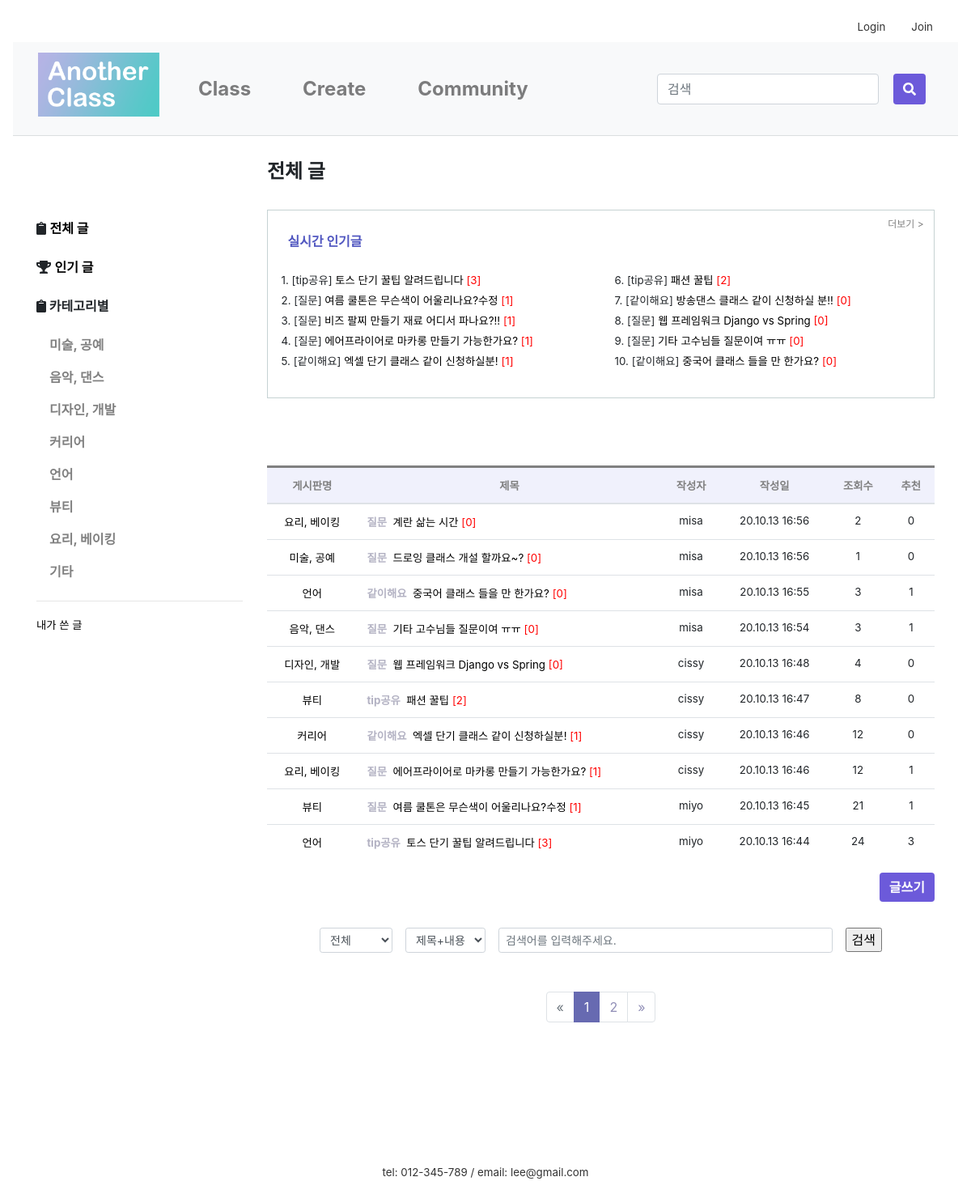
/community/, run on the app's committed database.
### firstApp/models.py (models this page shows, shortened)
class Category(models.Model):
    name = models.CharField(max_length=20)
    def __str__(self):
        return self.name

class Post(models.Model):
    author = models.ForeignKey(settings.AUTH_USER_MODEL, on_delete=models.CASCADE, default=1)
    category = models.ForeignKey('firstApp.Category', on_delete=models.CASCADE, default=2)
    bullet = models.ForeignKey('firstApp.Bullet', on_delete=models.CASCADE, default=1)
    title = models.CharField(max_length=60)
    text = RichTextUploadingField()
    created_date = models.DateTimeField(default=timezone.now)
    published_date = models.DateTimeField(
            blank=True, null=True)
    views = models.PositiveIntegerField(default=0)
    recommendations = models.PositiveIntegerField(default=0)
    recommend_user = models.ManyToManyField(settings.AUTH_USER_MODEL, related_name='recommend_post')
    no_recommendations = models.PositiveIntegerField(default=0)
    no_recommend_user = models.ManyToManyField(settings.AUTH_USER_MODEL, related_name='no_recommend_post')
    class Meta:
        ordering = ['-id']

class Bullet(models.Model):
    name = models.CharField(max_length=20)
    def __str__(self):
        return self.name

### firstApp/views.py (the view, shortened to what this page needs)
# urls.py: path('community/', views.community, name='community'),
def community(request):
    if request.user is None:
        redirect('login')
    else:
        b = request.GET.get('b', '')
        c = request.GET.get('c', '')
        k = request.GET.get('k', '')
        cateId = request.GET.get('cateId', '')  # url의 쿼리스트링을 가져온다. 없는 경우 공백을 리턴한다
        cate_list = Category.objects.all()
        bullet_list = Bullet.objects.all()
        best = ''
        if cateId == '':
            post_list = Post.objects.all()
            cateName = '전체 글'
            best = Post.objects.order_by('-views', '-recommendations')
        else:
            post_list = Post.objects.filter(category=cateId)
            cateName = get_object_or_404(Category, pk=cateId).name
        page = request.GET.get('page', 1)
        paginator = Paginator(post_list, 10)
        try:
            posts = paginator.page(page)
        except PageNotAnInteger:
            posts = paginator.page(1)
        except EmptyPage:
            posts = paginator.page(paginator.num_pages)
        return render(request, 'firstApp/community.html', {
            'posts': posts, 'cate_list': cate_list, 'cateName': cateName,
            'cateId': cateId, 'bullets': bullet_list, 'b': b, 'c': c, 'k': k, 'page': page, 'best': best})

### firstApp/templates/firstApp/community.html (shortened to what this page needs)
{% extends 'firstApp/base.html'%}
{% load static %}
{% block content %}
<link rel="stylesheet" href="{% static 'css/paginate.css' %}">
<link rel="stylesheet" href="{% static 'css/community.css' %}">
		<div class="container">
			<div class="row">
				<div class="col-sm-3">
					<br><br><br>
					<div class="left-sidebar">
						<ul>
                            <li><i class="fas fa-clipboard"></i>
								<a class="a_underline font-weight-bolder" href="{% url 'community' %}">전체 글</a>
							</li>
							<br>
							<li><i class="fas fa-trophy"></i>
								<a class="a_underline font-weight-bolder" href="{% url 'bestPost' %}">인기 글</a>
							</li>
							<br>
							<p class="font-weight-bolder"><i class="fas fa-clipboard"></i> 카테고리별</p>
							<ul class="nav flex-column">
								{% for category in cate_list %}
								<li>
									<a class="nav-link community-nav-link font-weight-bold" href="/community/?cateId={{category.pk}}">
										{{category.name}}
									</a>
								</li>
								{% endfor %}
							</ul>
							<hr>
							<li><a class="a_underline lighter" href="{% url 'myPost' %}" >내가 쓴 글</a></li>
						</ul>
					</div>
				</div>
				<div class="col-sm-9">
					<h4 style="font-weight:bold;">{{cateName}}</h4>
					<br>
					<div class="blog-post-area">
						{% if best %}
						<div class="container upper_box">
							<div class="text-right lighter" style="font-size:9pt;">
								<a class="a_underline" style="color:gray;" href="{% url 'bestPost' %}">더보기 ></a>
							</div>
							<div class="row" style="margin:0 0 2% 0; padding:0 1% 1% 1%; font-weight:bold; color:#5157C0">
								실시간 인기글
							</div>
							<div class="row lighter" >
							  <div class="col">
								  <ul>
								  {% for post in best|slice:":5"%}
								  	<li style="line-height:25px;">
										{{forloop.counter}}.
										[{{ post.bullet }}]
										<a class="a_underline" href="{% url 'post_detail' post.pk %}?cateId={{cateId}}&page={{page}}">
											{{ post.title|truncatechars:40 }}
											<span class="lighter" style="color:red;">[{{ post.comments.count }}]</span>
										</a>
									</li>
								  {% endfor %}
								  </ul>
							  </div>
							  <div class="col">
								  <ul>
									  {% for post in best|slice:"5:10"%}
										<li style="line-height:25px;">
											{{forloop.counter|add:"5"}}.
											[{{ post.bullet }}]
											<a class="a_underline" href="{% url 'post_detail' post.pk %}?cateId={{cateId}}&page={{page}}">
												{{ post.title|truncatechars:40 }}
												<span class="lighter" style="color:red;">[{{ post.comments.count }}]</span>
											</a>
										</li>
									  {% endfor %}
								  </ul>
							  </div>
							</div>
						</div>
						{% endif %}
							<table class="table" style="border-top-style:solid;">
								<thead>
								<tr class="lighter text-center">
									<th>게시판명</th>
									<th>제목</th>
									<th>작성자</th>
									<th>작성일</th>
									<th>조회수</th>
									<th>추천</th>
								</tr>
								</thead>
								{% for post in posts %}
								<tr>
									<td class="lighter text-center">
										<a class="a_underline" href="{% url 'community'%}?cateId={{post.category.pk}}">
											{{ post.category }}
										</a>
									</td>
									<td class="lighter">
										<span style="color:#B3B2C3; font-weight:bold;">{{ post.bullet }}</span>&nbsp;
										<a class="a_underline" href="{% url 'post_detail' post.pk %}?cateId={{cateId}}&page={{page}}">
											{{ post.title }}
										</a>
										<span class="lighter" style="color:red;">[{{ post.comments.count }}]</span>
									</td>
									<td class="lighter text-center">{{post.author}}</td>
									<td class="lighter text-center">{{post.created_date|date:'y.m.d H:i'}}</td>
									<td class="lighter text-center">{{post.views}}</td>
									<td class="lighter text-center">{{post.recommendations}}</td>
								</tr>
								{% empty %}
								<tr>
									<td colspan="6"><p class="text-center" style="padding:20%">해당 게시물은 존재하지 않습니다.</p></td>
								</tr>
								{% endfor %}
							</table>
						{% if cateId != "0" %}
						<div align="right">
							<div id="btn">
								<a href="/createpost">
									<input class="btn btn-primary font-weight-bolder" type="button" value="글쓰기">
								</a>
							</div>
						</div>
						{% endif %}
					</div>
					{% if cateId != "0"%}
					<div class="community_search_bar">
					<form action="" method="get" class="form-inline d-flex justify-content-center md-form form-sm active-cyan-2 mt-2">
						<select name="b"class="form-control form-control-sm mr-3 w-15">
								<option value="">전체</option>
						</select>
						<select name="c"class="form-control form-control-sm mr-3 w-15">
								<option value="1">제목+내용</option>
						</select>
					  <input class="form-control form-control-sm mr-3 w-50" type="text" placeholder="검색어를 입력해주세요."
						name="k" value="{{ k }}" aria-label="Search">
						<span class="community_search_icon">
							<input type="submit" value="검색">
						</span>
					</form>
					</div>
					{% else %}
					<br><br>
					{% endif %}
						{% if posts.has_other_pages %}
						<nav aria-label="Page navigation example">
						  <ul class="pagination justify-content-center">
							{% if posts.has_previous %}
							  <li class="page-item">
								  <a class="page-link" href="?cateId={{cateId}}&c={{c}}&k={{k}}&page={{ posts.previous_page_number }}" aria-label="Previous">
								  	<span aria-hidden="true">&laquo;</span>
        							<span class="sr-only">Previous</span>
								  </a>
							  </li>
							{% else %}
							  <li class="page-item disabled"><a class="page-link">
								  <span>&laquo;</span></a></li>
							{% endif %}
							{% for i in posts.paginator.page_range %}
							  {% if posts.number == i %}
							  <li class="page-item active">
								  <a class="page-link" href="#">{{ i }}</a><span class="sr-only">(current)</span></span>
							  </li>
							  {% else %}
							  	<li class="page-item"><a class="page-link" href="?cateId={{cateId}}&c={{c}}&k={{k}}&page={{ i }}">{{ i }}</a></li>
							  {% endif %}
							{% endfor %}
							{% if posts.has_next %}
							  <li class="page-item">
								  <a class="page-link" href="?cateId={{cateId}}&c={{c}}&k={{k}}&page={{ posts.next_page_number }}" aria-label="Next">
									  <span aria-hidden="true">&raquo;</span>
								  </a>
							  </li>
							{% else %}
							  <li class="page-item disabled">
								  <a class="page-link">
								  <span>&raquo;</span>
								  </a>
							  </li>
							{% endif %}
						  </ul>
						</nav>
						{% endif %}
				</div>
			</div>
		</div>
{% endblock content %}

### firstApp/static/css/base.css (style rules this page uses)
.btn-primary, .btn-primary:active, .btn-primary:visited { background-color:#6C5ADA !important; border:none !important; color:white !important; }
.a_underline { color:black; }

### firstApp/static/css/navbar_custom.css (style rules this page uses)
a { color:#333; }

### firstApp/static/css/paginate.css (style rules this page uses)
.pagination > .active > a { color: white; background-color: #676AB1 !important; border: solid 1px #676AB1 !important }

### firstApp/static/css/community.css (style rules this page uses)
ul { list-style:none; padding-left:0 }
th { color:gray; background-color:#f0f1fc; }
.upper_box { border: #C6D2D3 0.05px solid; padding:1% 1.5% 2% 2% ; margin-bottom:10%; }
.lighter { font-size:10pt; }
.community-nav-link,.community_nav-link:visited { color:gray !important; }
.community_search_bar { margin-top:2rem; margin-bottom:3rem; }
.community_search_icon { color:#918FB7; }

### data on the page
Category: name "미술, 공예"
Category: name "음악, 댄스"
Category: name "디자인, 개발"
Category: name "커리어"
Category: name "언어"
Category: name "뷰티"
Category: name "요리, 베이킹"
Category: name "기타"
Post: bullet "tip공유", title "토스 단기 꿀팁 알려드립니다", comments.count "3", category "언어", author "miyo", created_date "20.10.13 16:44", views "24", recommendations "3"
Post: bullet "질문", title "여름 쿨톤은 무슨색이 어울리나요?수정", comments.count "1", category "뷰티", author "miyo", created_date "20.10.13 16:45", views "21", recommendations "1"
Post: bullet "질문", title "비즈 팔찌 만들기 재료 어디서 파나요?!!", comments.count "1"
Post: bullet "질문", title "에어프라이어로 마카롱 만들기 가능한가요?", comments.count "1", category "요리, 베이킹", author "cissy", created_date "20.10.13 16:46", views "12", recommendations "1"
Post: bullet "같이해요", title "엑셀 단기 클래스 같이 신청하실분!", comments.count "1", category "커리어", author "cissy", created_date "20.10.13 16:46", views "12", recommendations "0"
Post: bullet "tip공유", title "패션 꿀팁", comments.count "2", category "뷰티", author "cissy", created_date "20.10.13 16:47", views "8", recommendations "0"
Post: bullet "같이해요", title "방송댄스 클래스 같이 신청하실 분!!", comments.count "0"
Post: bullet "질문", title "웹 프레임워크 Django vs Spring", comments.count "0", category "디자인, 개발", author "cissy", created_date "20.10.13 16:48", views "4", recommendations "0"
Post: bullet "질문", title "기타 고수님들 질문이여 ㅠㅠ", comments.count "0", category "음악, 댄스", author "misa", created_date "20.10.13 16:54", views "3", recommendations "1"
Post: bullet "같이해요", title "중국어 클래스 들을 만 한가요?", comments.count "0", category "언어", author "misa", created_date "20.10.13 16:55", views "3", recommendations "1"
Post: category "요리, 베이킹", bullet "질문", title "계란 삶는 시간", comments.count "0", author "misa", created_date "20.10.13 16:56", views "2", recommendations "0"
Post: category "미술, 공예", bullet "질문", title "드로잉 클래스 개설 할까요~?", comments.count "0", author "misa", created_date "20.10.13 16:56", views "1", recommendations "0"

### other printed values
{{ cateName }} "전체 글"
{{ i }} "1"
{{ i }} "2"
